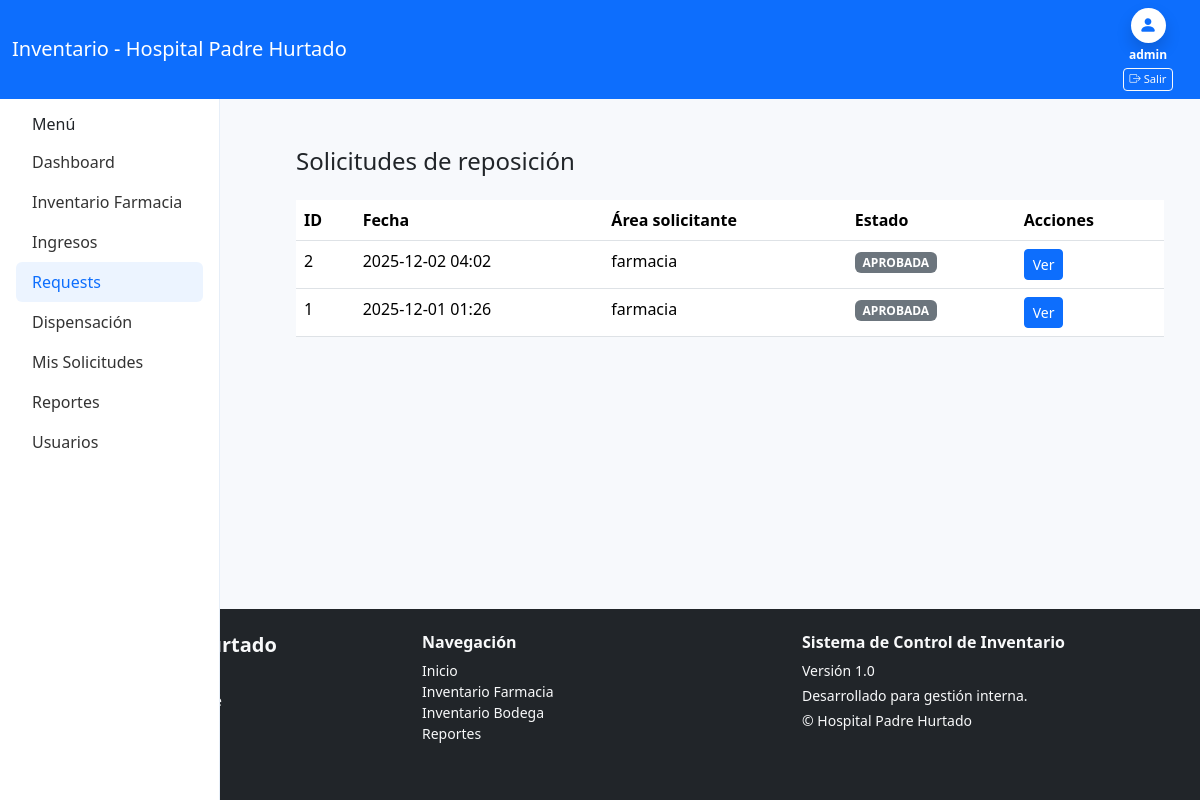
Page /inventario/solicitudes/ (signed in) on the committed database.
### farmacia/models.py (models this page shows, shortened)
class SolicitudReposicion(models.Model):
    ESTADO = [
        ("PENDIENTE", "Pendiente"),
        ("APROBADA", "Aprobada"),
        ("RECHAZADA", "Rechazada"),
    ]
    area = models.CharField(max_length=200)
    usuario = models.ForeignKey(User, on_delete=models.SET_NULL, null=True)
    fecha = models.DateTimeField(auto_now_add=True)
    estado = models.CharField(max_length=20, choices=ESTADO, default="PENDIENTE")
    observacion = models.TextField(blank=True, null=True)  # opcional

### inventario/views.py (the view)
# urls.py: path('solicitudes/', views.solicitudes_listar, name='solicitudes_listar'),
@login_required
def solicitudes_listar(request):
    solicitudes = SolicitudReposicion.objects.order_by("-fecha")
    return render(request, "inventario/solicitudes_listar.html", {
        "solicitudes": solicitudes
    })

### inventario/templates/inventario/solicitudes_listar.html (shortened to what this page needs)
{% extends "core/base.html" %}
{% block principal %}
<div class="container mt-4">
  <div class="d-flex justify-content-between align-items-center mb-3">
    <h4>Solicitudes de reposición</h4>
  </div>
  <table class="table table-hover">
    <thead>
      <tr>
        <th>ID</th>
        <th>Fecha</th>
        <th>Área solicitante</th>
        <th>Estado</th>
        <th>Acciones</th>
      </tr>
    </thead>
    <tbody>
      {% for solicitud in solicitudes %}
      <tr>
        <td>{{ solicitud.id }}</td>
        <td>{{ solicitud.fecha|date:"Y-m-d H:i" }}</td>
        <td>{{ solicitud.area }}</td>
        <td>
          <span class="badge
            {% if solicitud.estado == 'pendiente' %} bg-warning
            {% elif solicitud.estado == 'aprobada' %} bg-success
            {% else %} bg-secondary {% endif %}
          ">
            {{ solicitud.estado|capfirst }}
          </span>
        </td>
        <td>
          <a href="{% url 'inventario:solicitud_detalle' solicitud.id %}"
             class="btn btn-sm btn-primary">
            Ver
          </a>
        </td>
      </tr>
      {% empty %}
      <tr>
        <td colspan="5" class="text-center text-muted">
          No existen solicitudes registradas.
        </td>
      </tr>
      {% endfor %}
    </tbody>
  </table>
</div>
{% endblock %}

### core/templates/core/base.html (shortened to what this page needs)
{% load static %}
<!doctype html>
<html lang="es">
<head>
  <link href="https://cdn.jsdelivr.net/npm/bootstrap@5.3.2/dist/css/bootstrap.min.css" rel="stylesheet">
  <link rel="stylesheet" href="https://cdn.jsdelivr.net/npm/bootstrap-icons@1.10.5/font/bootstrap-icons.css">
</head>
<body class="d-flex flex-column min-vh-100">
<nav class="navbar navbar-expand-lg app-header">
  <div class="container-fluid">
    <a class="navbar-brand text-white" href="{% url 'dashboard' %}">Inventario - Hospital Padre Hurtado</a>
    <div class="d-flex">
      {% if request.user.is_authenticated %}
          <div class="d-flex flex-column align-items-center text-white" style="min-width:80px;">
          <div class="rounded-circle bg-white d-flex justify-content-center align-items-center shadow" style="width:35px; height:35px;">
            <i class="bi bi-person-fill" style="font-size:18px; color:#0d6efd;"></i>
          </div>
          <div style="font-size:0.75rem; margin-top:3px; text-align:center;">
            <strong>{{ user.username }}</strong>
          </div>
          <a href="{% url 'logout' %}" class="btn btn-outline-light btn-sm mt-1" style="font-size:0.70rem; padding: 2px 6px; white-space: nowrap; width: auto !important;">
            <i class="bi bi-box-arrow-right"></i>
            Salir
          </a>
        </div>
      {% else %}
        <a class="btn btn-outline-light btn-sm" href="{% url 'login' %}">Iniciar sesión</a>
      {% endif %}
    </div>
  </div>
</nav>
<div class="d-flex">
  <aside class="sidebar p-3">
    <h6 class="px-3">Menú</h6>
    {% with current=request.resolver_match.url_name %}
    <ul class="nav flex-column">
    {% if request.user.is_authenticated %}
      {% if request.user.perfil.rol == "ADMIN" or request.user.perfil.rol == "JEFE_BODEGA" or request.user.perfil.rol == "JEFE_FARMACIA" %}
      <li class="nav-item">
        <a class="nav-link {% if current == 'dashboard' %}active{% endif %}" href="{% url 'dashboard' %}">
            Dashboard
        </a>
      </li>
      {% endif %}
      {% if request.user.perfil.rol == "FUNC_FARMACIA" or request.user.perfil.rol == "JEFE_FARMACIA" %}
      <li class="nav-item">
        <a class="nav-link {% if current == 'lista' %}active{% endif %}"
          href="{% url 'farmacia:medicamentos_lista' %}">
          Inventario Farmacia
        </a>
      </li>
      {% endif %}
      <li class="nav-item">
        <a class="nav-link {% if current == 'register_entry' %}active{% endif %}" href="{% url 'inventario:register_entry' %}">Ingresos</a>
      </li>
      <li class="nav-item">
        <a class="nav-link {% if current == 'solicitudes_listar' %}active{% endif %}" href="{% url 'inventario:solicitudes_listar' %}">Requests</a>
      </li>
      {% if request.user.perfil.rol == "FUNC_FARMACIA" or request.user.perfil.rol == "JEFE_FARMACIA" %}
      <li class="nav-item">
        <a class="nav-link {% if current == 'dispense' %}active{% endif %}" href="{% url 'farmacia:dispense' %}">Dispensación</a>
      </li>
      <li class="nav-item">
        <a class="nav-link {% if current == 'solicitudes_mias' %}active{% endif %}" href="{% url 'farmacia:solicitudes_mias' %}">Mis Solicitudes</a>
      </li>
      {% endif %}
      <li class="nav-item">
        <a class="nav-link {% if current == 'reports' %}active{% endif %}" href="{% url 'reports' %}">Reportes</a>
      </li>
    {% endif %}
      {% if user.is_authenticated and user.is_superuser %}
      <li class="nav-item">
        <a class="nav-link {% if current == 'manage_users' %}active{% endif %}" href="{% url 'manage_users' %}">Usuarios</a>
      </li>
      {% endif %}
    </ul>
    {% endwith %}
  </aside>
  <main class="flex-fill p-4">
    {% block principal %}
    {% endblock %}
  </main>
</div>
<footer class="bg-dark text-light mt-auto py-4">
  <div class="container">
    <div class="row">
      <div class="col-md-4 mb-3">
        <h5 class="fw-bold">Hospital Padre Hurtado</h5>
        <p class="small mb-1">Av. Concha y Toro 3459</p>
        <p class="small mb-1">San Ramón, Santiago, Chile</p>
        <p class="small">Teléfono: <strong>(2) 2576 3000</strong></p>
      </div>
      <div class="col-md-4 mb-3">
        <h6 class="fw-bold">Navegación</h6>
        <ul class="list-unstyled small">
          <li><a href="/" class="text-light text-decoration-none">Inicio</a></li>
          <li><a href="/farmacia/" class="text-light text-decoration-none">Inventario Farmacia</a></li>
          <li><a href="/bodega/" class="text-light text-decoration-none">Inventario Bodega</a></li>
          <li><a href="/reportes/" class="text-light text-decoration-none">Reportes</a></li>
        </ul>
      </div>
      <div class="col-md-4 mb-3">
        <h6 class="fw-bold">Sistema de Control de Inventario</h6>
        <p class="small mb-1">Versión 1.0</p>
        <p class="small mb-1">Desarrollado para gestión interna.</p>
        <p class="small">© {{ now|date:"Y" }} Hospital Padre Hurtado</p>
      </div>
    </div>
</footer>
</body>
</html>

### core/templates/core/base.html (style rules this page uses)
body { background:#f7f9fc; }
.sidebar { min-width: 220px; max-width: 260px; background: #fff; border-right:1px solid #e6eef8; height:100vh; padding-top:1rem; position:fixed; }
main.flex-fill { margin-left: 260px; }
.app-header { background: #0d6efd; color: #fff; }
.nav-link.active { background: rgba(13,110,253,0.08); border-radius:6px; color:#0d6efd !important; }
.sidebar .nav { padding-left:0; }
.sidebar .nav-link { color:#333; }

### rows in the picture
SolicitudReposicion: id "2", fecha "2025-12-02 04:02", area "farmacia", estado "APROBADA"
SolicitudReposicion: id "1", fecha "2025-12-01 01:26", area "farmacia", estado "APROBADA"

### other values in the picture
{{ user.username }} "admin"
